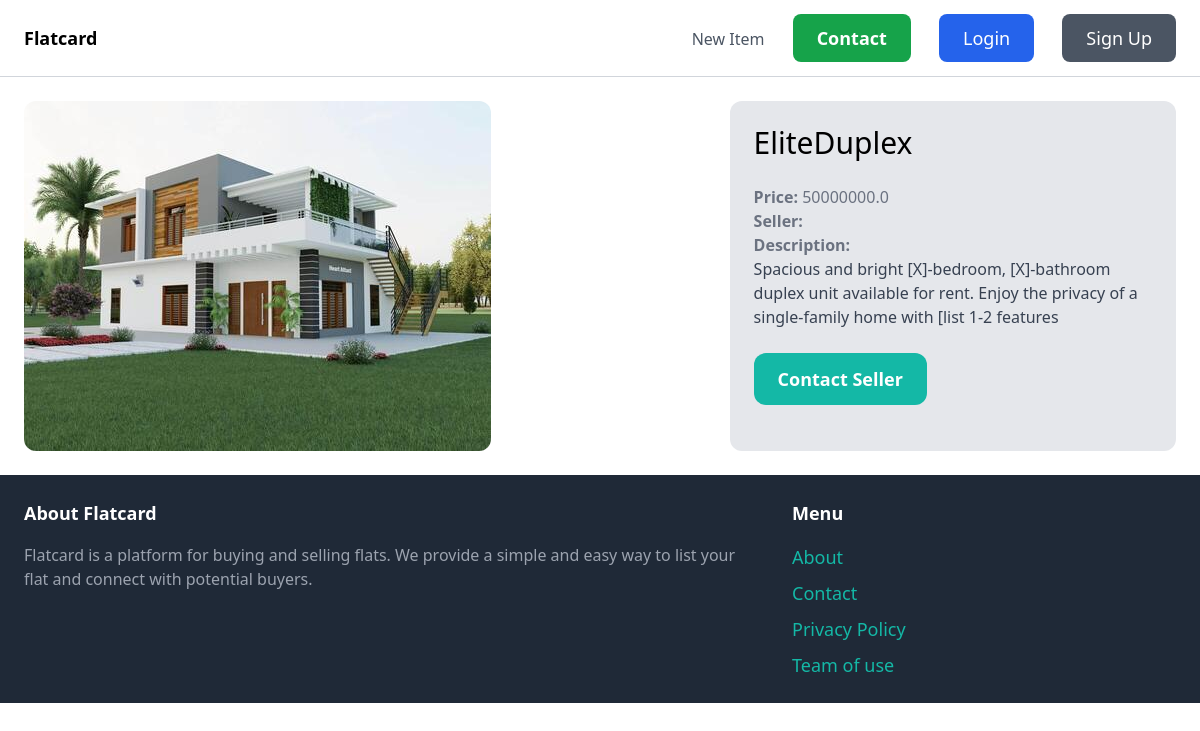
/items/1/, run on an earlier commit of the app's database.
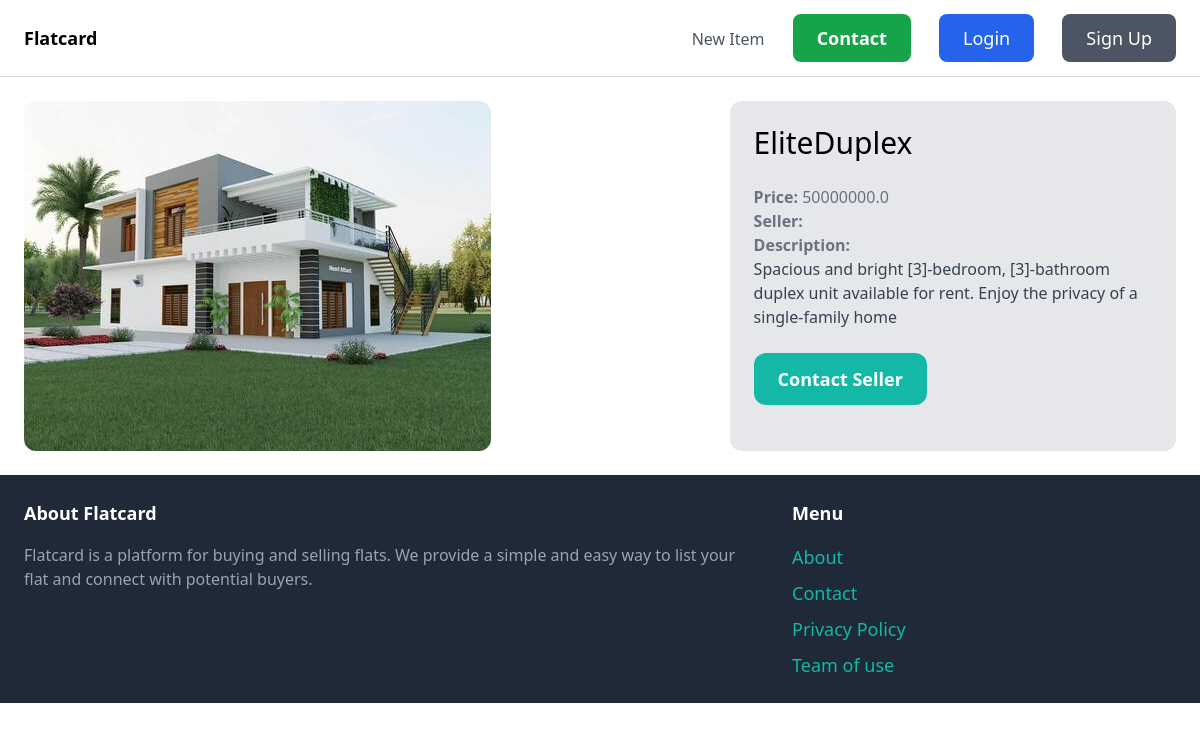
And on a later commit of the database.
### items/models.py (models this page shows, shortened)
class Item(models.Model):
    category = models.ForeignKey(Category, related_name='items', on_delete=models.CASCADE)
    name = models.CharField(max_length=300)
    description = models.TextField(blank=True, null=True)
    price = models.FloatField()
    is_sold = models.BooleanField(default=False)
    created_by = models.ForeignKey(User, related_name='items', on_delete=models.CASCADE)
    created_at = models.DateTimeField(auto_now_add=True)
    image = models.ImageField(upload_to='items_images', blank=True, null=True)
    "image = models.ImageField(upload_to='items_images', blank=True, null=True)"

### items/views.py (the view)
# urls.py: path('<int:pk>/', views.detail, name='detail'),
def detail(request, pk):
    item = get_object_or_404(Item, pk=pk)
    return render(request, 'items/detail.html', {
        'item': item
    })

### items/templates/items/detail.html (shortened to what this page needs)
{% extends 'core/base.html' %}
{% block content %}
<div class="grid grid-cols-5 gap-6">
    <div class="col-span-3">
        {% if item.image %}
            <img src="{{ item.image.url }}" class="rounded-xl">
        {% else %}
            <div class="w-full h-64 bg-gray-200 rounded-xl flex items-center justify-center text-gray-500">
            </div>
        {% endif %}
    </div>
    <div class="col-span-2 p-6 bg-gray-200 rounded-xl">
        <h1 class="mb-6 text-3xl">{{ item.name }}</h1>
        <p class="text-gray-500"><strong>Price: </strong> {{ item.price }}</p>
        <p class="text-gray-500"><strong>Seller: </strong> {{ item.seller }}</p>
        {% if item.description %}
             <p class="text-gray-700">
                <strong class="text-gray-500">Description: </strong><br>
                {{ item.description }}
             </p>
        {% endif %}
        <a href="#" class="inline-block mt-6 px-6 py-3 text-lg font-semibold bg-teal-500 text-white rounded-xl hover:bg-teal-700">Contact Seller</a>
    </div>
</div>
{% endblock %}

What changed in the data, as far as the page shows it:
changed Item "EliteDuplex": description "Spacious and bright [X]-bedroom, [X]-bathroom duplex unit available for rent. Enjoy the privacy of a single-family home with [list 1-2 features" → "Spacious and bright [3]-bedroom, [3]-bathroom duplex unit available for rent. Enjoy the privacy of a single-family home"
